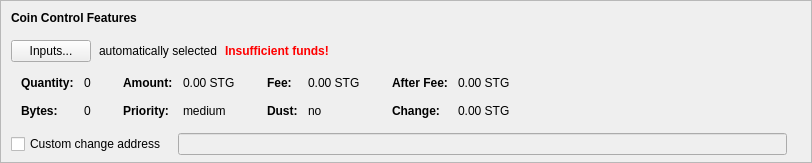
    <widget class="QFrame" name="frameCoinControl">
     <property name="sizePolicy">
      <sizepolicy hsizetype="Expanding" vsizetype="Expanding">
       <horstretch>0</horstretch>
       <verstretch>0</verstretch>
      </sizepolicy>
     </property>
     <property name="maximumSize">
      <size>
       <width>16777215</width>
       <height>16777215</height>
      </size>
     </property>
     <property name="frameShape">
      <enum>QFrame::StyledPanel</enum>
     </property>
     <property name="frameShadow">
      <enum>QFrame::Sunken</enum>
     </property>
     <layout class="QVBoxLayout" name="verticalLayoutCoinControl2">
      <property name="spacing">
       <number>0</number>
      </property>
      <property name="leftMargin">
       <number>0</number>
      </property>
      <property name="topMargin">
       <number>0</number>
      </property>
      <property name="rightMargin">
       <number>0</number>
      </property>
      <property name="bottomMargin">
       <number>6</number>
      </property>
      <item>
       <layout class="QVBoxLayout" name="verticalLayoutCoinControl" stretch="0,0,0,0,1">
        <property name="spacing">
         <number>0</number>
        </property>
        <property name="leftMargin">
         <number>10</number>
        </property>
        <property name="topMargin">
         <number>10</number>
        </property>
        <item>
         <layout class="QHBoxLayout" name="horizontalLayoutCoinControl1">
          <property name="bottomMargin">
           <number>15</number>
          </property>
          <item>
           <widget class="QLabel" name="labelCoinControlFeatures">
            <property name="sizePolicy">
             <sizepolicy hsizetype="Preferred" vsizetype="Maximum">
              <horstretch>0</horstretch>
              <verstretch>0</verstretch>
             </sizepolicy>
            </property>
            <property name="font">
             <font>
              <weight>75</weight>
              <bold>true</bold>
             </font>
            </property>
            <property name="styleSheet">
             <string notr="true">font-weight:bold;</string>
            </property>
            <property name="text">
             <string>Coin Control Features</string>
            </property>
           </widget>
          </item>
         </layout>
        </item>
        <item>
         <layout class="QHBoxLayout" name="horizontalLayoutCoinControl2" stretch="0,0,0,0">
          <property name="spacing">
           <number>8</number>
          </property>
          <property name="bottomMargin">
           <number>10</number>
          </property>
          <item>
           <widget class="QPushButton" name="pushButtonCoinControl">
            <property name="styleSheet">
             <string notr="true"/>
            </property>
            <property name="text">
             <string>Inputs...</string>
            </property>
            <property name="autoDefault">
             <bool>false</bool>
            </property>
           </widget>
          </item>
          <item>
           <widget class="QLabel" name="labelCoinControlAutomaticallySelected">
            <property name="text">
             <string>automatically selected</string>
            </property>
            <property name="margin">
             <number>5</number>
            </property>
           </widget>
          </item>
          <item>
           <widget class="QLabel" name="labelCoinControlInsuffFunds">
            <property name="font">
             <font>
              <weight>75</weight>
              <bold>true</bold>
             </font>
            </property>
            <property name="styleSheet">
             <string notr="true">color:red;font-weight:bold;</string>
            </property>
            <property name="text">
             <string>Insufficient funds!</string>
            </property>
            <property name="margin">
             <number>5</number>
            </property>
           </widget>
          </item>
          <item>
           <spacer name="horizontalSpacerCoinControl">
            <property name="orientation">
             <enum>Qt::Horizontal</enum>
            </property>
            <property name="sizeHint" stdset="0">
             <size>
              <width>40</width>
              <height>1</height>
             </size>
            </property>
           </spacer>
          </item>
         </layout>
        </item>
        <item>
         <widget class="QWidget" name="widgetCoinControl" native="true">
          <property name="sizePolicy">
           <sizepolicy hsizetype="Preferred" vsizetype="Preferred">
            <horstretch>0</horstretch>
            <verstretch>0</verstretch>
           </sizepolicy>
          </property>
          <property name="minimumSize">
           <size>
            <width>0</width>
            <height>0</height>
           </size>
          </property>
          <property name="styleSheet">
           <string notr="true"/>
          </property>
          <layout class="QHBoxLayout" name="horizontalLayoutCoinControl5">
           <property name="leftMargin">
            <number>0</number>
           </property>
           <property name="topMargin">
            <number>0</number>
           </property>
           <property name="rightMargin">
            <number>0</number>
           </property>
           <property name="bottomMargin">
            <number>0</number>
           </property>
           <item>
            <layout class="QHBoxLayout" name="horizontalLayoutCoinControl3" stretch="0,0,0,1">
             <property name="spacing">
              <number>20</number>
             </property>
             <property name="topMargin">
              <number>0</number>
             </property>
             <property name="bottomMargin">
              <number>10</number>
             </property>
             <item>
              <layout class="QFormLayout" name="formLayoutCoinControl1">
               <property name="horizontalSpacing">
                <number>10</number>
               </property>
               <property name="verticalSpacing">
                <number>14</number>
               </property>
               <property name="leftMargin">
                <number>10</number>
               </property>
               <property name="topMargin">
                <number>4</number>
               </property>
               <property name="rightMargin">
                <number>6</number>
               </property>
               <item row="0" column="0">
                <widget class="QLabel" name="labelCoinControlQuantityText">
                 <property name="font">
                  <font>
                   <weight>75</weight>
                   <bold>true</bold>
                  </font>
                 </property>
                 <property name="text">
                  <string>Quantity:</string>
                 </property>
                 <property name="margin">
                  <number>0</number>
                 </property>
                </widget>
               </item>
               <item row="0" column="1">
                <widget class="QLabel" name="labelCoinControlQuantity">
                 <property name="cursor">
                  <cursorShape>IBeamCursor</cursorShape>
                 </property>
                 <property name="contextMenuPolicy">
                  <enum>Qt::ActionsContextMenu</enum>
                 </property>
                 <property name="text">
                  <string notr="true">0</string>
                 </property>
                 <property name="margin">
                  <number>0</number>
                 </property>
                 <property name="textInteractionFlags">
                  <set>Qt::LinksAccessibleByMouse|Qt::TextSelectableByKeyboard|Qt::TextSelectableByMouse</set>
                 </property>
                </widget>
               </item>
               <item row="1" column="0">
                <widget class="QLabel" name="labelCoinControlBytesText">
                 <property name="font">
                  <font>
                   <weight>75</weight>
                   <bold>true</bold>
                  </font>
                 </property>
                 <property name="text">
                  <string>Bytes:</string>
                 </property>
                </widget>
               </item>
               <item row="1" column="1">
                <widget class="QLabel" name="labelCoinControlBytes">
                 <property name="cursor">
                  <cursorShape>IBeamCursor</cursorShape>
                 </property>
                 <property name="contextMenuPolicy">
                  <enum>Qt::ActionsContextMenu</enum>
                 </property>
                 <property name="text">
                  <string notr="true">0</string>
                 </property>
                 <property name="textInteractionFlags">
                  <set>Qt::LinksAccessibleByMouse|Qt::TextSelectableByKeyboard|Qt::TextSelectableByMouse</set>
                 </property>
                </widget>
               </item>
              </layout>
             </item>
             <item>
              <layout class="QFormLayout" name="formLayoutCoinControl2">
               <property name="horizontalSpacing">
                <number>10</number>
               </property>
               <property name="verticalSpacing">
                <number>14</number>
               </property>
               <property name="leftMargin">
                <number>6</number>
               </property>
               <property name="topMargin">
                <number>4</number>
               </property>
               <property name="rightMargin">
                <number>6</number>
               </property>
               <item row="0" column="0">
                <widget class="QLabel" name="labelCoinControlAmountText">
                 <property name="font">
                  <font>
                   <weight>75</weight>
                   <bold>true</bold>
                  </font>
                 </property>
                 <property name="text">
                  <string>Amount:</string>
                 </property>
                 <property name="margin">
                  <number>0</number>
                 </property>
                </widget>
               </item>
               <item row="0" column="1">
                <widget class="QLabel" name="labelCoinControlAmount">
                 <property name="cursor">
                  <cursorShape>IBeamCursor</cursorShape>
                 </property>
                 <property name="contextMenuPolicy">
                  <enum>Qt::ActionsContextMenu</enum>
                 </property>
                 <property name="text">
                  <string notr="true">0.00 STG</string>
                 </property>
                 <property name="textInteractionFlags">
                  <set>Qt::LinksAccessibleByMouse|Qt::TextSelectableByKeyboard|Qt::TextSelectableByMouse</set>
                 </property>
                </widget>
               </item>
               <item row="1" column="0">
                <widget class="QLabel" name="labelCoinControlPriorityText">
                 <property name="font">
                  <font>
                   <weight>75</weight>
                   <bold>true</bold>
                  </font>
                 </property>
                 <property name="text">
                  <string>Priority:</string>
                 </property>
                </widget>
               </item>
               <item row="1" column="1">
                <widget class="QLabel" name="labelCoinControlPriority">
                 <property name="cursor">
                  <cursorShape>IBeamCursor</cursorShape>
                 </property>
                 <property name="contextMenuPolicy">
                  <enum>Qt::ActionsContextMenu</enum>
                 </property>
                 <property name="text">
                  <string>medium</string>
                 </property>
                 <property name="textInteractionFlags">
                  <set>Qt::LinksAccessibleByMouse|Qt::TextSelectableByKeyboard|Qt::TextSelectableByMouse</set>
                 </property>
                </widget>
               </item>
              </layout>
             </item>
             <item>
              <layout class="QFormLayout" name="formLayoutCoinControl3">
               <property name="horizontalSpacing">
                <number>10</number>
               </property>
               <property name="verticalSpacing">
                <number>14</number>
               </property>
               <property name="leftMargin">
                <number>6</number>
               </property>
               <property name="topMargin">
                <number>4</number>
               </property>
               <property name="rightMargin">
                <number>6</number>
               </property>
               <item row="0" column="0">
                <widget class="QLabel" name="labelCoinControlFeeText">
                 <property name="font">
                  <font>
                   <weight>75</weight>
                   <bold>true</bold>
                  </font>
                 </property>
                 <property name="text">
                  <string>Fee:</string>
                 </property>
                 <property name="margin">
                  <number>0</number>
                 </property>
                </widget>
               </item>
               <item row="0" column="1">
                <widget class="QLabel" name="labelCoinControlFee">
                 <property name="cursor">
                  <cursorShape>IBeamCursor</cursorShape>
                 </property>
                 <property name="contextMenuPolicy">
                  <enum>Qt::ActionsContextMenu</enum>
                 </property>
                 <property name="text">
                  <string notr="true">0.00 STG</string>
                 </property>
                 <property name="textInteractionFlags">
                  <set>Qt::LinksAccessibleByMouse|Qt::TextSelectableByKeyboard|Qt::TextSelectableByMouse</set>
                 </property>
                </widget>
               </item>
               <item row="1" column="0">
                <widget class="QLabel" name="labelCoinControlLowOutputText">
                 <property name="font">
                  <font>
                   <weight>75</weight>
                   <bold>true</bold>
                  </font>
                 </property>
                 <property name="text">
                  <string>Dust:</string>
                 </property>
                </widget>
               </item>
               <item row="1" column="1">
                <widget class="QLabel" name="labelCoinControlLowOutput">
                 <property name="cursor">
                  <cursorShape>IBeamCursor</cursorShape>
                 </property>
                 <property name="contextMenuPolicy">
                  <enum>Qt::ActionsContextMenu</enum>
                 </property>
                 <property name="text">
                  <string>no</string>
                 </property>
                 <property name="textInteractionFlags">
                  <set>Qt::LinksAccessibleByMouse|Qt::TextSelectableByKeyboard|Qt::TextSelectableByMouse</set>
                 </property>
                </widget>
               </item>
              </layout>
             </item>
             <item>
              <layout class="QFormLayout" name="formLayoutCoinControl4">
               <property name="horizontalSpacing">
                <number>10</number>
               </property>
               <property name="verticalSpacing">
                <number>14</number>
               </property>
               <property name="leftMargin">
                <number>6</number>
               </property>
               <property name="topMargin">
                <number>4</number>
               </property>
               <property name="rightMargin">
                <number>6</number>
               </property>
               <item row="0" column="0">
                <widget class="QLabel" name="labelCoinControlAfterFeeText">
                 <property name="font">
                  <font>
                   <weight>75</weight>
                   <bold>true</bold>
                  </font>
                 </property>
                 <property name="text">
                  <string>After Fee:</string>
                 </property>
                 <property name="margin">
                  <number>0</number>
                 </property>
                </widget>
               </item>
               <item row="0" column="1">
                <widget class="QLabel" name="labelCoinControlAfterFee">
                 <property name="cursor">
                  <cursorShape>IBeamCursor</cursorShape>
                 </property>
                 <property name="contextMenuPolicy">
                  <enum>Qt::ActionsContextMenu</enum>
                 </property>
                 <property name="text">
                  <string notr="true">0.00 STG</string>
                 </property>
                 <property name="textInteractionFlags">
                  <set>Qt::LinksAccessibleByMouse|Qt::TextSelectableByKeyboard|Qt::TextSelectableByMouse</set>
                 </property>
                </widget>
               </item>
               <item row="1" column="0">
                <widget class="QLabel" name="labelCoinControlChangeText">
                 <property name="font">
                  <font>
                   <weight>75</weight>
                   <bold>true</bold>
                  </font>
                 </property>
                 <property name="text">
                  <string>Change:</string>
                 </property>
                </widget>
               </item>
               <item row="1" column="1">
                <widget class="QLabel" name="labelCoinControlChange">
                 <property name="cursor">
                  <cursorShape>IBeamCursor</cursorShape>
                 </property>
                 <property name="contextMenuPolicy">
                  <enum>Qt::ActionsContextMenu</enum>
                 </property>
                 <property name="text">
                  <string notr="true">0.00 STG</string>
                 </property>
                 <property name="textInteractionFlags">
                  <set>Qt::LinksAccessibleByMouse|Qt::TextSelectableByKeyboard|Qt::TextSelectableByMouse</set>
                 </property>
                </widget>
               </item>
              </layout>
             </item>
            </layout>
           </item>
          </layout>
         </widget>
        </item>
        <item>
         <layout class="QHBoxLayout" name="horizontalLayoutCoinControl4" stretch="0,0,0">
          <property name="spacing">
           <number>12</number>
          </property>
          <property name="sizeConstraint">
           <enum>QLayout::SetDefaultConstraint</enum>
          </property>
          <property name="topMargin">
           <number>5</number>
          </property>
          <property name="rightMargin">
           <number>5</number>
          </property>
          <item>
           <widget class="QCheckBox" name="checkBoxCoinControlChange">
            <property name="toolTip">
             <string>If this is activated, but the change address is empty or invalid, change will be sent to a newly generated address.</string>
            </property>
            <property name="text">
             <string>Custom change address</string>
            </property>
           </widget>
          </item>
          <item>
           <widget class="QValidatedLineEdit" name="lineEditCoinControlChange">
            <property name="enabled">
             <bool>false</bool>
            </property>
            <property name="sizePolicy">
             <sizepolicy hsizetype="Expanding" vsizetype="Fixed">
              <horstretch>0</horstretch>
              <verstretch>0</verstretch>
             </sizepolicy>
            </property>
           </widget>
          </item>
          <item>
           <widget class="QLabel" name="labelCoinControlChangeLabel">
            <property name="sizePolicy">
             <sizepolicy hsizetype="Preferred" vsizetype="Expanding">
              <horstretch>0</horstretch>
              <verstretch>0</verstretch>
             </sizepolicy>
            </property>
            <property name="minimumSize">
             <size>
              <width>0</width>
              <height>0</height>
             </size>
            </property>
            <property name="text">
             <string/>
            </property>
            <property name="margin">
             <number>3</number>
            </property>
           </widget>
          </item>
         </layout>
        </item>
        <item>
         <spacer name="verticalSpacerCoinControl">
          <property name="orientation">
           <enum>Qt::Vertical</enum>
          </property>
          <property name="sizeHint" stdset="0">
           <size>
            <width>800</width>
            <height>1</height>
           </size>
          </property>
         </spacer>
        </item>
       </layout>
      </item>
     </layout>
    </widget>
